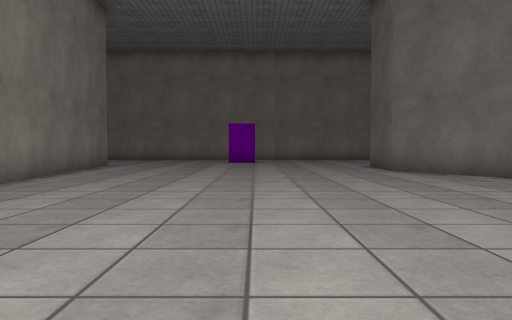
view 1 (above)

21 first-person views from a walk through a 3-D level made in the Unity game engine. The camera is 0.61 m above the floor, tilts 2° down and sees 70° across. The floor is counted in squares, 1 m on a side. Each view is taken from the middle of a square. On the plan, view 1 faces up. The plan holds only what a view shows up to about 10 squares ahead; the rest is blank. The place goes on beyond the plan. The player is left out. Surface patterns are stand-ins for the level's own textures.

view 2
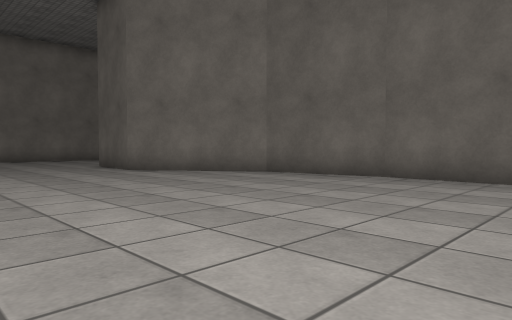

view 3
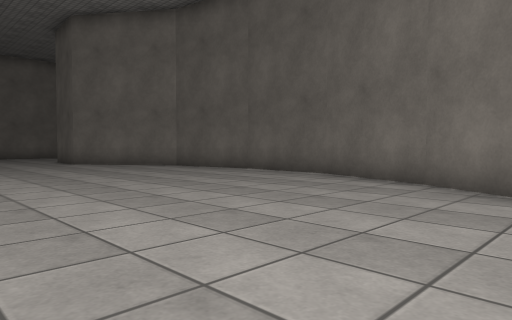

view 4
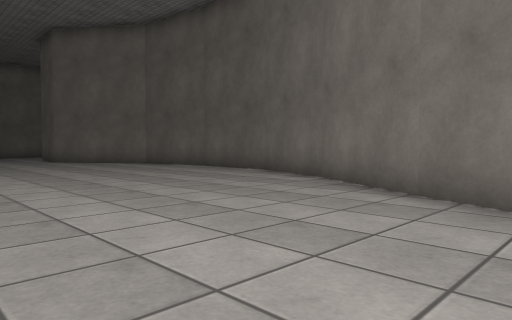

view 5
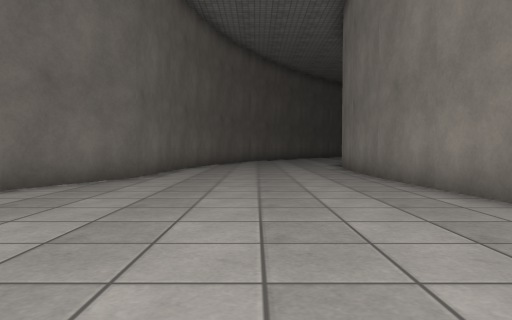

view 6
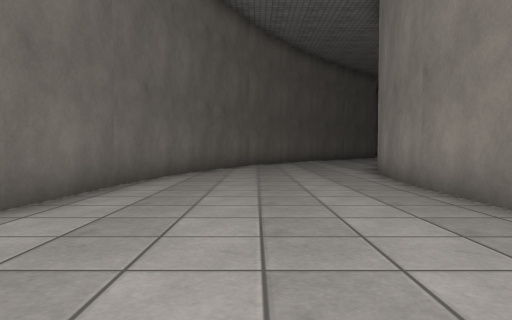

view 7
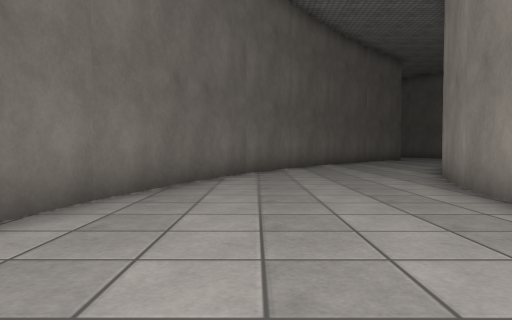

view 8
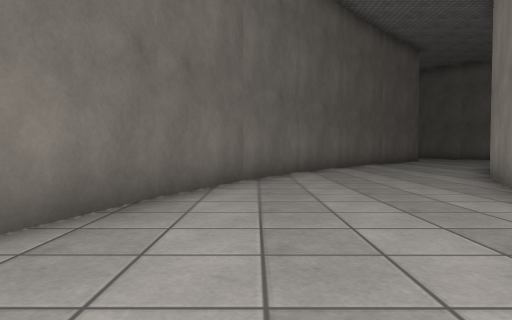

view 9
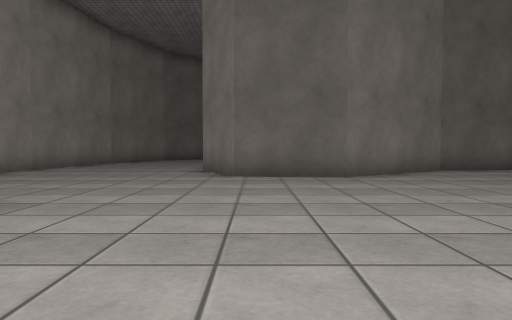

view 10
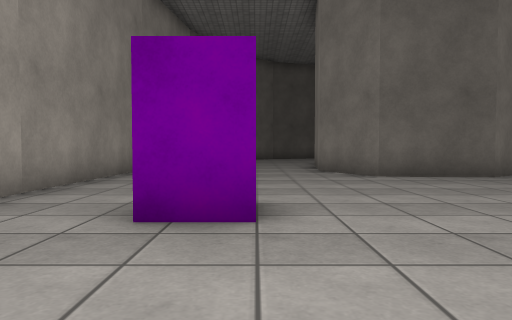

view 11
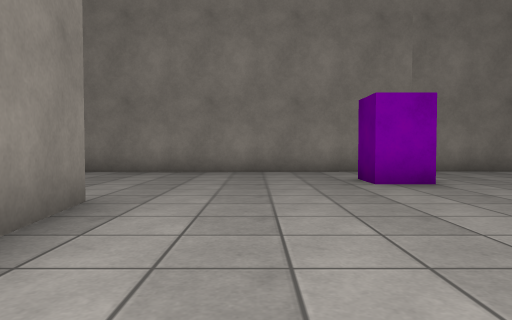

view 12
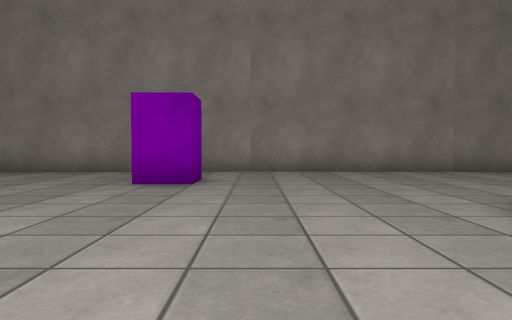

view 13
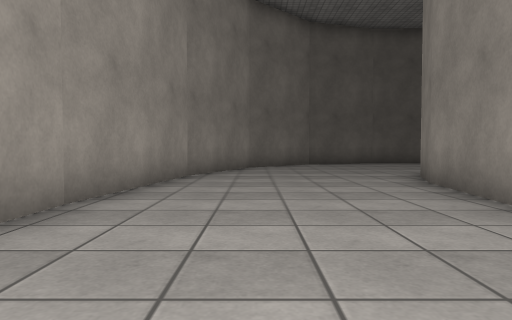

view 14
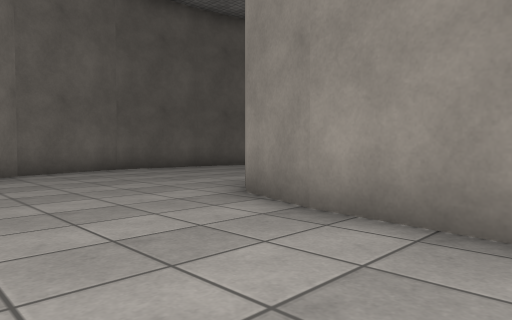

view 15
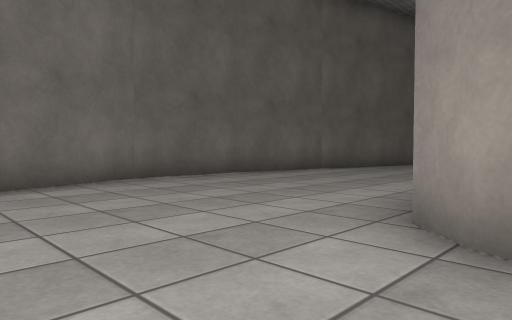

view 16
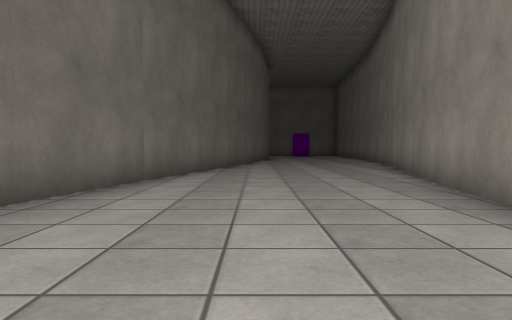

view 17
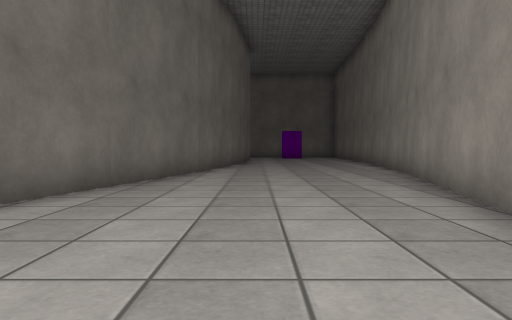

view 18
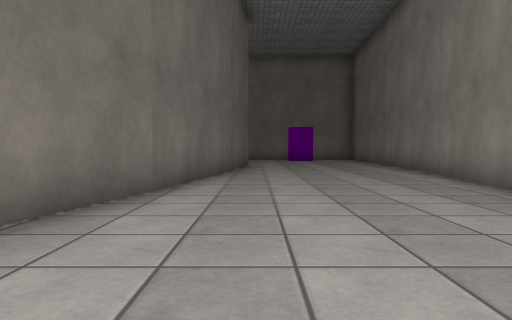

view 19
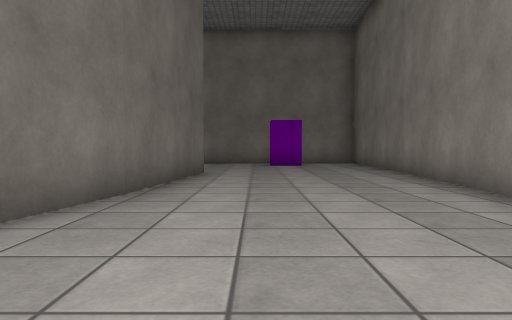

view 20
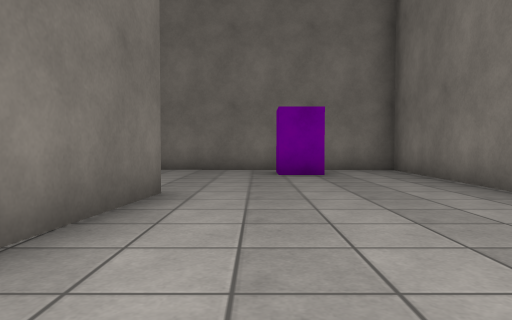

view 21
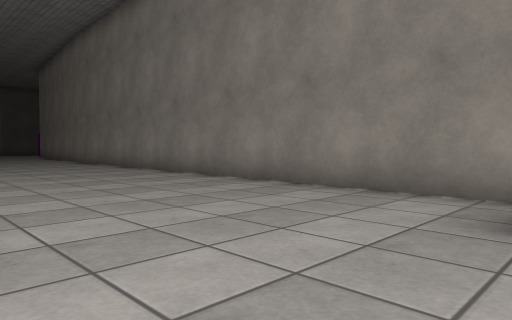

### Floor plan
Points are (right, up) in squares from view 1. A wall is a line through its corners. A room is listed if a view was taken in it or the views show most of it. See-through windows are left out.
Room 1 (views 1, 2, 3, 4, 5, 6, 7, 8, 9, 10, 11, 12, 13, 14, 15, 16, 17, 18, 19, 20, 21)
walls: (6.1, 3.4) (5.5, 6.2) (3.4, 9.2) (3.6, 11.4) (5.4, 12.4) (8.2, 12); (5.1, -1.8) (6, 0.7) (6.1, 3.5); (9.2, 3.2) (7.9, -4.3); (7.6, -4.2) (7.6, -6); (7.9, -4.4) (7.6, -7.6); (13.4, -1.1) (15.7, 8.1); (-2.8, -3) (-2.7, -4.5); (7.5, -7.5) (7.3, -13.7) (19.1, -14.1); (10.4, 8.4) (9.5, 3.1); (-2.5, -4.3) (-2.5, -8.7); (2.3, -9) (2.5, -6.6) (4.9, -1.6); (8.1, 12.1) (9.6, 11.6) (10.2, 11.1); (-2.5, -8.5) (-2.8, -10.6); (12.3, -8.9) (13.1, -0.9); (1.9, -11.3) (2.3, -8.9); (15.6, 8) (15.7, 10.6) (14.9, 13.1) (14.6, 13.5); (-2.7, -10.5) (-3.2, -12.6); (-4.9, 12.1) (-4.3, 5.9); (1.2, -13.6) (1.9, -11.2); (-3.2, -12.5) (-3.9, -14.6) (-4.9, -16.7); (6, 17) (0.7, 17.1); (12, 15.5) (9.7, 16.5); (9.9, 16.4) (5.8, 17); (0.9, 17.1) (-5.2, 16.8); (0.2, -15.9) (1.2, -13.5); (-5, 16.8) (-7.3, 17); (-1.6, -19) (-1.1, -18.2) (0.3, -15.8)
objects: other object (-1, 14); other object (10, -13)

Where each view was taken, in squares from view 1:
view 1: 0 up, 0 right, facing up
view 2: 0 up, 1 left, facing up-right
view 3: 4 down, 1 left, facing up-right
view 4: 6 down, 1 left, facing up-right
view 5: 1 up, 0 right, facing down
view 6: 3 down, 0 right, facing down
view 7: 7 down, 0 right, facing down
view 8: 9 down, 0 right, facing down
view 9: 11 up, 4 left, facing right
view 10: 14 up, 4 left, facing right
view 11: 8 up, 3 left, facing up
view 12: 8 up, 1 right, facing up
view 13: 15 up, 2 right, facing right
view 14: 15 up, 6 right, facing down-right
view 15: 14 up, 9 right, facing down-right
view 16: 12 up, 13 right, facing down
view 17: 8 up, 12 right, facing down
view 18: 4 up, 12 right, facing down
view 19: 0 up, 11 right, facing down
view 20: 4 down, 11 right, facing down
view 21: 9 down, 10 right, facing down-right
